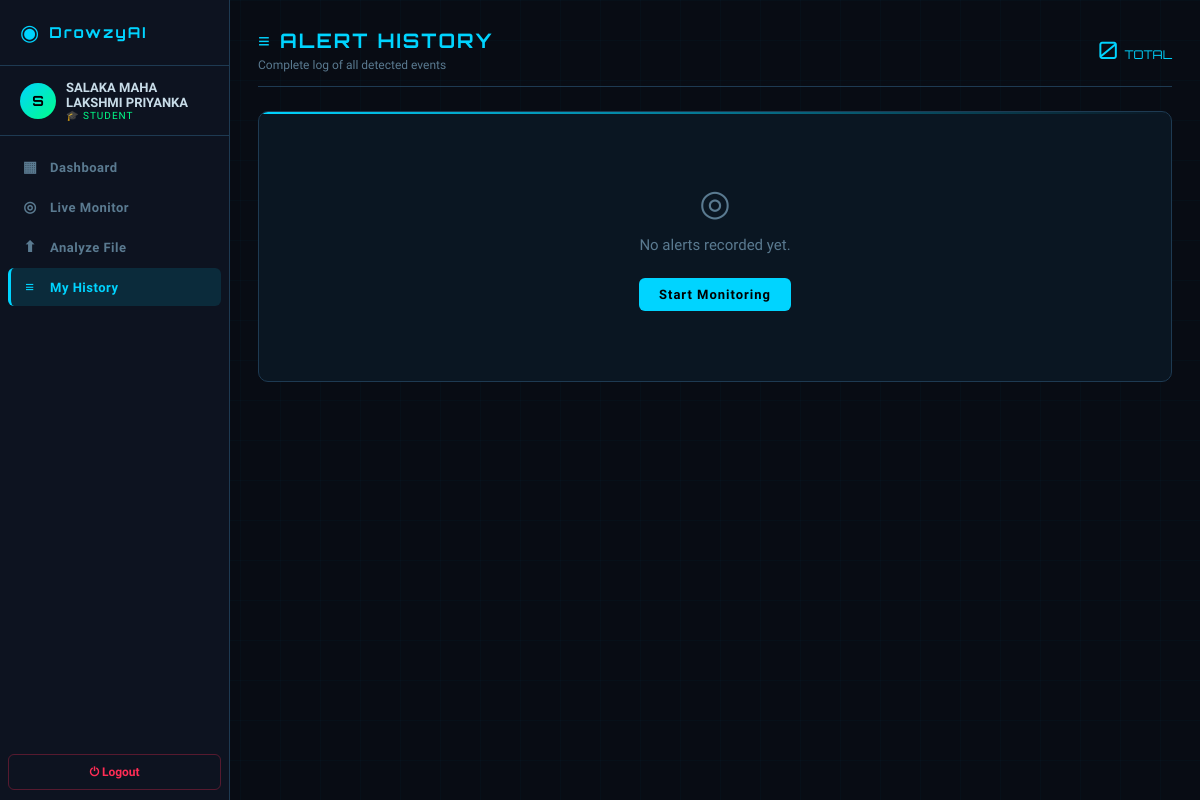
The page /history (signed in) on the database as committed earlier.
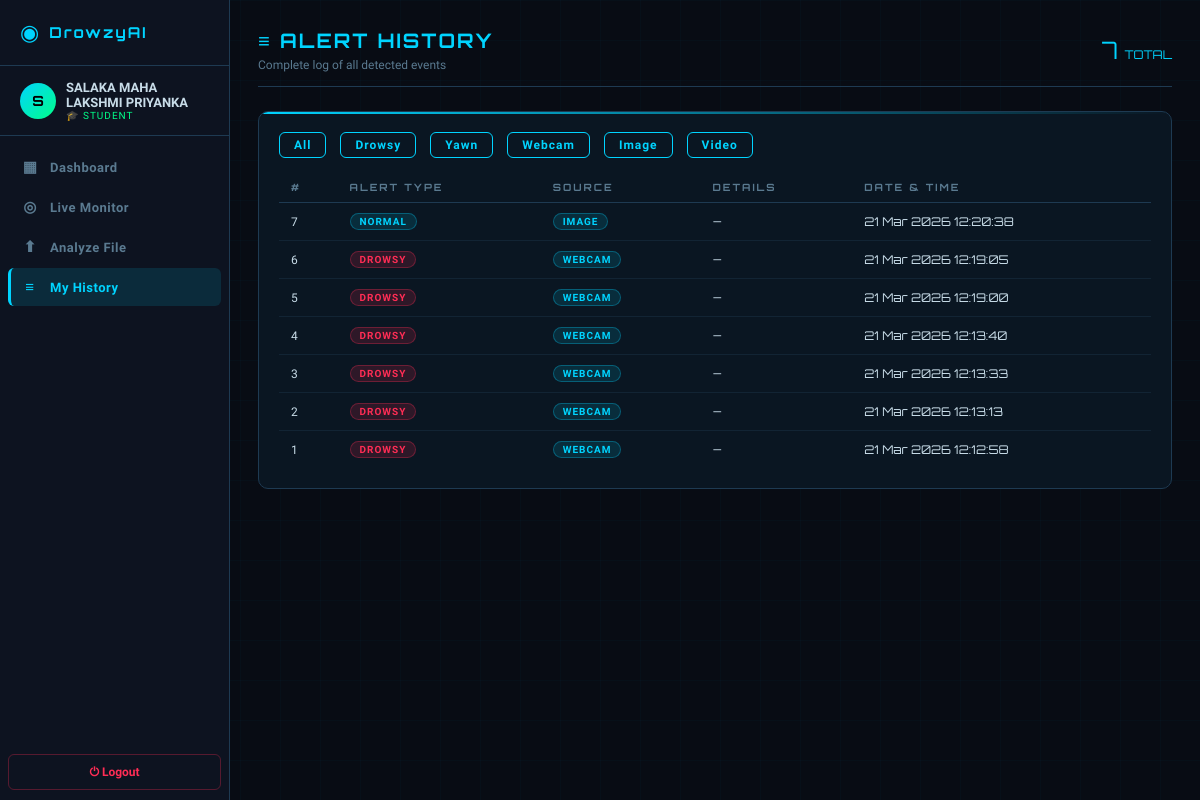
The same page on the database as committed later.
### models/user.py (models this page shows)
class AlertLog(db.Model):
    __tablename__ = 'alert_logs'
    id = db.Column(db.Integer, primary_key=True)
    user_id = db.Column(db.Integer, db.ForeignKey('users.id'), nullable=True)
    alert_type = db.Column(db.String(50))
    source = db.Column(db.String(20))
    confidence = db.Column(db.Float, nullable=True)
    snapshot_path = db.Column(db.String(200), nullable=True)
    timestamp = db.Column(db.DateTime, default=datetime.utcnow)
    details = db.Column(db.Text, nullable=True)

### routes/main_routes.py (the view)
@main_bp.route('/history')
@login_required
def history():
    if current_user.role == 'admin':
        return redirect(url_for('main.all_history'))
    logs = AlertLog.query.filter_by(user_id=current_user.id)\
            .order_by(AlertLog.timestamp.desc()).all()
    return render_template('history.html', logs=logs)

### models/user.py (called while the page is built)
@login_manager.user_loader
def load_user(user_id):
    return User.query.get(int(user_id))

### templates/history.html (shortened to what this page needs)
{% extends 'base.html' %}
{% block content %}
<div class="page-header animate-in d-flex justify-between align-center">
  <div>
    <div class="page-title">≡ ALERT HISTORY</div>
    <div class="page-sub">Complete log of all detected events</div>
  </div>
  <div style="font-family:'Orbitron',monospace;font-size:24px;color:var(--accent)">
    {{ logs|length }} <span style="font-size:12px;color:var(--text-dim)">TOTAL</span>
  </div>
</div>
<div class="card animate-in">
  {% if logs %}
  <div class="d-flex gap-2 mb-2" style="flex-wrap:wrap;">
    <button class="btn btn-outline" style="padding:5px 14px;font-size:12px" onclick="filterTable('all')">All</button>
    <button class="btn btn-outline" style="padding:5px 14px;font-size:12px" onclick="filterTable('DROWSY')">Drowsy</button>
    <button class="btn btn-outline" style="padding:5px 14px;font-size:12px" onclick="filterTable('YAWN')">Yawn</button>
    <button class="btn btn-outline" style="padding:5px 14px;font-size:12px" onclick="filterTable('webcam')">Webcam</button>
    <button class="btn btn-outline" style="padding:5px 14px;font-size:12px" onclick="filterTable('image')">Image</button>
    <button class="btn btn-outline" style="padding:5px 14px;font-size:12px" onclick="filterTable('video')">Video</button>
  </div>
  <table class="data-table" id="histTable">
    <thead><tr><th>#</th><th>Alert Type</th><th>Source</th><th>Details</th><th>Date &amp; Time</th></tr></thead>
    <tbody>
      {% for log in logs %}
      <tr data-type="{{ log.alert_type }}" data-source="{{ log.source }}">
        <td style="color:var(--text-dim);font-size:12px">{{ log.id }}</td>
        <td>
          {% if log.alert_type == 'DROWSY' %}<span class="badge badge-danger">DROWSY</span>
          {% elif log.alert_type == 'YAWN'  %}<span class="badge badge-warning">YAWN</span>
          {% else %}<span class="badge badge-info">{{ log.alert_type }}</span>{% endif %}
        </td>
        <td><span class="badge badge-info">{{ log.source }}</span></td>
        <td style="color:var(--text-dim);font-size:12px">{{ log.details or '—' }}</td>
        <td style="font-size:12px;color:var(--text-dim);font-family:'Orbitron',monospace;">
          {{ log.timestamp.strftime('%d %b %Y  %H:%M:%S') }}
        </td>
      </tr>
      {% endfor %}
    </tbody>
  </table>
  {% else %}
  <div class="text-center text-dim" style="padding:50px;">
    <div style="font-size:36px;margin-bottom:12px;">◎</div>
    <div>No alerts recorded yet.</div>
    <a href="{{ url_for('main.webcam') }}" class="btn btn-primary mt-3">Start Monitoring</a>
  </div>
  {% endif %}
</div>
{% endblock %}

Rows that differ between the two databases and show on the page:
added AlertLog: id "7", alert_type "NORMAL", source "IMAGE", details "—", timestamp "21 Mar 2026 12:20:38"
added AlertLog: id "6", alert_type "DROWSY", source "WEBCAM", details "—", timestamp "21 Mar 2026 12:19:05"
added AlertLog: id "5", alert_type "DROWSY", source "WEBCAM", details "—", timestamp "21 Mar 2026 12:19:00"
added AlertLog: id "4", alert_type "DROWSY", source "WEBCAM", details "—", timestamp "21 Mar 2026 12:13:40"
added AlertLog: id "3", alert_type "DROWSY", source "WEBCAM", details "—", timestamp "21 Mar 2026 12:13:33"
added AlertLog: id "2", alert_type "DROWSY", source "WEBCAM", details "—", timestamp "21 Mar 2026 12:13:13"
added AlertLog: id "1", alert_type "DROWSY", source "WEBCAM", details "—", timestamp "21 Mar 2026 12:12:58"
Other text that changed with them:
{{ logs|length }}: "0" → "7"
text no longer shown: "◎ No alerts recorded yet. Start Monitoring"
text now shown: "All Drowsy Yawn Webcam Image Video # ALERT TYPE SOURCE DETAILS DATE & TIME"
